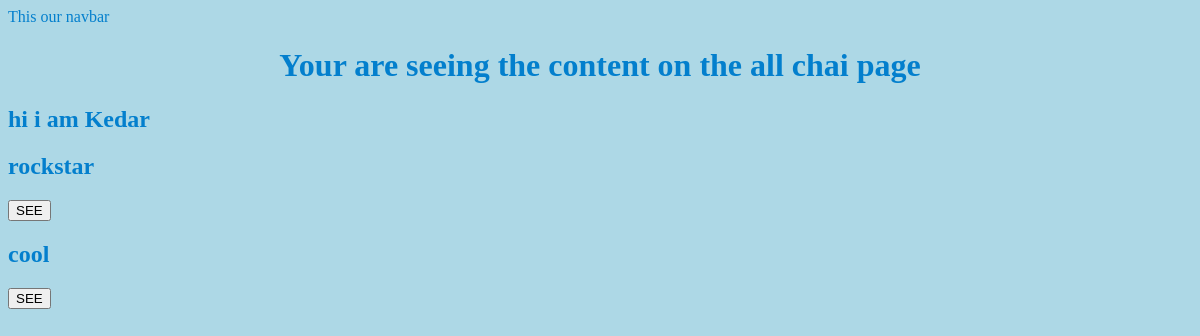
The page /user/ on the database as committed earlier.
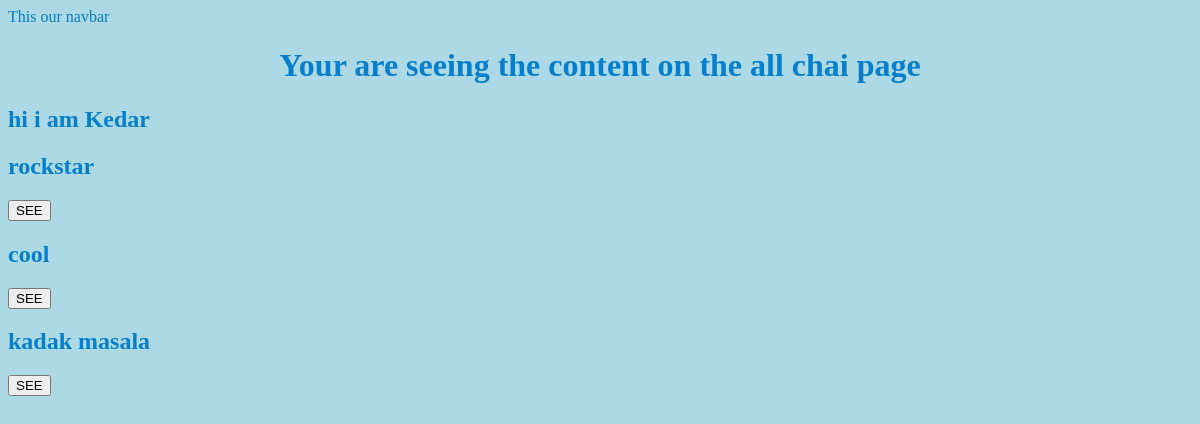
The same page on the database as committed later.
### chai/models.py (models this page shows, shortened)
class ChaiVariety(models.Model):
    Chai_Type_Choice =[('ML','Masala'),('GR','Ginger'),('PL','Plain')]
    name = models.CharField(max_length= 100)
    date_added = models.DateTimeField(default=timezone.now)
    type = models.CharField(max_length=2, choices = Chai_Type_Choice)

### chai/views.py (the view)
# urls.py: path('',views.all_chai, name= 'all_chai'),
def all_chai(request):
    chais = ChaiVariety.objects.all()
    return render(request, 'chai/all_chai.html', {'chais':chais})

### chai/templates/chai/all_chai.html (shortened to what this page needs)
 {% extends "layout.html" %}
{% block content %}
     <h1>Your are seeing the content on the all chai page</h1>
     <h2>hi i am Kedar </h2>
    {% for chai in chais %}
        <div class="chai-item">
            <h2>{{chai.name}}</h2>
            <a href="{% url 'chai_detail' chai.id %}">
            <button type="button">SEE</button>
            </a>
        </div>
    {% endfor %}
{% endblock %}

Rows that differ between the two databases and show on the page:
added ChaiVariety: name "kadak masala"
